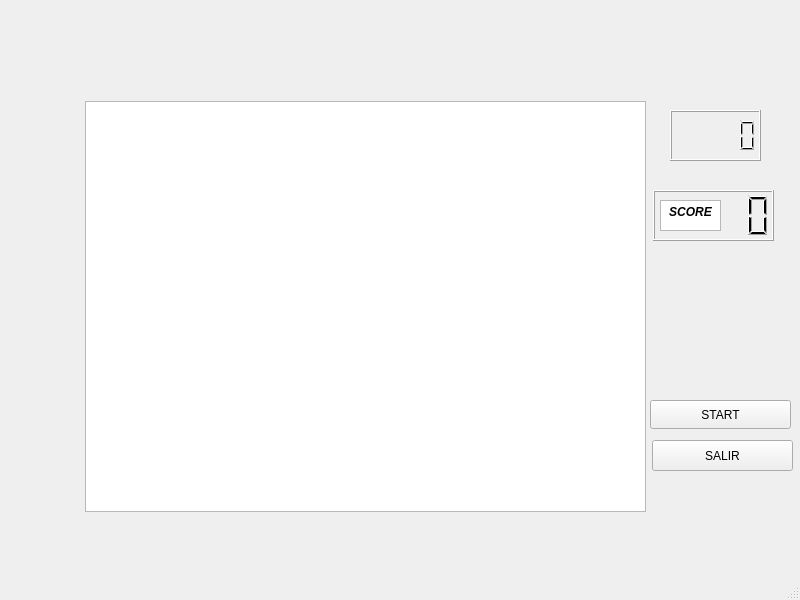
<?xml version="1.0" encoding="UTF-8"?>
<ui version="4.0">
 <class>MainWindow</class>
 <widget class="QMainWindow" name="MainWindow">
  <property name="geometry">
   <rect>
    <x>0</x>
    <y>0</y>
    <width>800</width>
    <height>600</height>
   </rect>
  </property>
  <property name="windowTitle">
   <string>MainWindow</string>
  </property>
  <widget class="QWidget" name="centralwidget">
   <widget class="QGraphicsView" name="graphicsView">
    <property name="geometry">
     <rect>
      <x>85</x>
      <y>101</y>
      <width>561</width>
      <height>411</height>
     </rect>
    </property>
   </widget>
   <widget class="QPushButton" name="pushButton">
    <property name="geometry">
     <rect>
      <x>650</x>
      <y>400</y>
      <width>141</width>
      <height>29</height>
     </rect>
    </property>
    <property name="text">
     <string>START</string>
    </property>
   </widget>
   <widget class="QPushButton" name="pushButton_2">
    <property name="geometry">
     <rect>
      <x>652</x>
      <y>440</y>
      <width>141</width>
      <height>31</height>
     </rect>
    </property>
    <property name="text">
     <string>SALIR</string>
    </property>
   </widget>
   <widget class="QLCDNumber" name="lcdNumber">
    <property name="geometry">
     <rect>
      <x>670</x>
      <y>110</y>
      <width>91</width>
      <height>51</height>
     </rect>
    </property>
   </widget>
   <widget class="QLCDNumber" name="lcdNumber_2">
    <property name="geometry">
     <rect>
      <x>653</x>
      <y>190</y>
      <width>121</width>
      <height>51</height>
     </rect>
    </property>
   </widget>
   <widget class="QTextEdit" name="textEdit">
    <property name="geometry">
     <rect>
      <x>660</x>
      <y>200</y>
      <width>61</width>
      <height>31</height>
     </rect>
    </property>
    <property name="html">
     <string>&lt;!DOCTYPE HTML PUBLIC &quot;-//W3C//DTD HTML 4.0//EN&quot; &quot;http://www.w3.org/TR/REC-html40/strict.dtd&quot;&gt;
&lt;html&gt;&lt;head&gt;&lt;meta name=&quot;qrichtext&quot; content=&quot;1&quot; /&gt;&lt;meta charset=&quot;utf-8&quot; /&gt;&lt;style type=&quot;text/css&quot;&gt;
p, li { white-space: pre-wrap; }
&lt;/style&gt;&lt;/head&gt;&lt;body style=&quot; font-family:'Segoe UI'; font-size:9pt; font-weight:400; font-style:normal;&quot;&gt;
&lt;p align=&quot;center&quot; style=&quot; margin-top:0px; margin-bottom:0px; margin-left:0px; margin-right:0px; -qt-block-indent:0; text-indent:0px;&quot;&gt;&lt;span style=&quot; font-weight:700; font-style:italic;&quot;&gt;SCORE&lt;/span&gt;&lt;/p&gt;&lt;/body&gt;&lt;/html&gt;</string>
    </property>
   </widget>
  </widget>
  <widget class="QMenuBar" name="menubar">
   <property name="geometry">
    <rect>
     <x>0</x>
     <y>0</y>
     <width>800</width>
     <height>26</height>
    </rect>
   </property>
  </widget>
  <widget class="QStatusBar" name="statusbar"/>
 </widget>
 <resources/>
 <connections/>
</ui>
